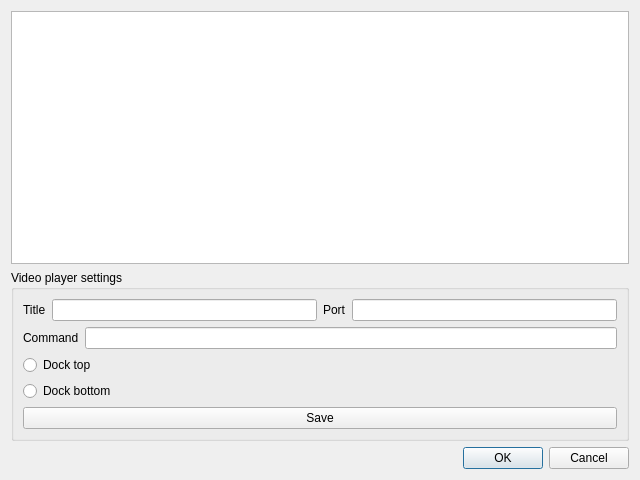
<?xml version="1.0" encoding="UTF-8"?>
<ui version="4.0">
 <class>CreateWindowDialog</class>
 <widget class="QDialog" name="CreateWindowDialog">
  <property name="geometry">
   <rect>
    <x>0</x>
    <y>0</y>
    <width>640</width>
    <height>480</height>
   </rect>
  </property>
  <property name="windowTitle">
   <string>Dialog</string>
  </property>
  <layout class="QVBoxLayout" name="verticalLayout">
   <item>
    <widget class="QTableView" name="tableView"/>
   </item>
   <item>
    <widget class="QGroupBox" name="groupBox">
     <property name="title">
      <string>Video player settings</string>
     </property>
     <layout class="QVBoxLayout" name="verticalLayout_2">
      <item>
       <layout class="QHBoxLayout" name="horizontalLayout_2">
        <item>
         <widget class="QLabel" name="label_2">
          <property name="text">
           <string>Title</string>
          </property>
         </widget>
        </item>
        <item>
         <widget class="QLineEdit" name="titleEdit"/>
        </item>
        <item>
         <widget class="QLabel" name="label">
          <property name="text">
           <string>Port</string>
          </property>
         </widget>
        </item>
        <item>
         <widget class="QLineEdit" name="portEdit"/>
        </item>
       </layout>
      </item>
      <item>
       <layout class="QHBoxLayout" name="horizontalLayout_3">
        <item>
         <widget class="QLabel" name="label_3">
          <property name="text">
           <string>Command</string>
          </property>
         </widget>
        </item>
        <item>
         <widget class="QLineEdit" name="commandEdit"/>
        </item>
       </layout>
      </item>
      <item>
       <widget class="QRadioButton" name="dockTopRadialButton">
        <property name="text">
         <string>Dock top</string>
        </property>
       </widget>
      </item>
      <item>
       <widget class="QRadioButton" name="dockBottomRadialButton">
        <property name="text">
         <string>Dock bottom</string>
        </property>
       </widget>
      </item>
      <item>
       <widget class="QPushButton" name="saveButton">
        <property name="text">
         <string>Save</string>
        </property>
       </widget>
      </item>
     </layout>
    </widget>
   </item>
   <item>
    <widget class="QDialogButtonBox" name="buttonBox">
     <property name="orientation">
      <enum>Qt::Horizontal</enum>
     </property>
     <property name="standardButtons">
      <set>QDialogButtonBox::Cancel|QDialogButtonBox::Ok</set>
     </property>
    </widget>
   </item>
  </layout>
 </widget>
 <resources/>
 <connections>
  <connection>
   <sender>buttonBox</sender>
   <signal>accepted()</signal>
   <receiver>CreateWindowDialog</receiver>
   <slot>accept()</slot>
   <hints>
    <hint type="sourcelabel">
     <x>248</x>
     <y>254</y>
    </hint>
    <hint type="destinationlabel">
     <x>157</x>
     <y>274</y>
    </hint>
   </hints>
  </connection>
  <connection>
   <sender>buttonBox</sender>
   <signal>rejected()</signal>
   <receiver>CreateWindowDialog</receiver>
   <slot>reject()</slot>
   <hints>
    <hint type="sourcelabel">
     <x>316</x>
     <y>260</y>
    </hint>
    <hint type="destinationlabel">
     <x>286</x>
     <y>274</y>
    </hint>
   </hints>
  </connection>
 </connections>
</ui>
